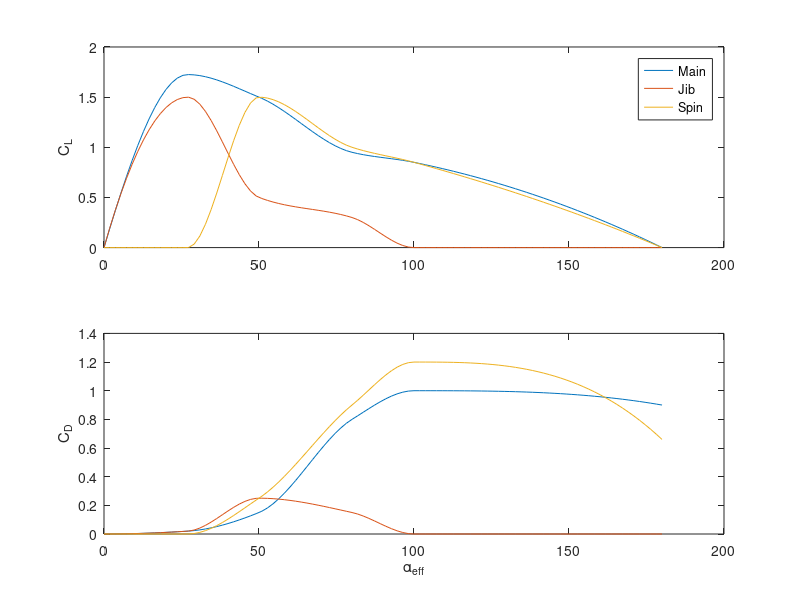

This figure's MATLAB source:
%%
LE_Cl = [
    0  0      0   0
    27  1.725  1.5 0
    50  1.5  0.5 1.5
    80  0.95 0.3 1.0
    100 0.85 0.0 0.85
    180 0    0   0];
LE_Cdp = [
    0   0    0    0
    27  0.02 0.02 0
    50  0.15 0.25 0.25
    80  0.8  0.15 0.9
    100 1.0  0.0  1.2
    180 0.9  0.0  0.66];

alfa_eff = linspace(0,180);

Cl_M = pchip(LE_Cl(:,1),LE_Cl(:,2),alfa_eff);
Cl_J = pchip(LE_Cl(:,1),LE_Cl(:,3),alfa_eff);
Cl_S = pchip(LE_Cl(:,1),LE_Cl(:,4),alfa_eff);

Cdp_M = pchip(LE_Cdp(:,1),LE_Cdp(:,2),alfa_eff);
Cdp_J = pchip(LE_Cdp(:,1),LE_Cdp(:,3),alfa_eff);
Cdp_S = pchip(LE_Cdp(:,1),LE_Cdp(:,4),alfa_eff);

subplot(2,1,1)
plot(alfa_eff,[Cl_M;Cl_J;Cl_S])
legend('Main','Jib','Spin')
ylabel('C_L')
subplot(2,1,2)
plot(alfa_eff,[Cdp_M;Cdp_J;Cdp_S])
ylabel('C_D')
xlabel('\alpha_{eff}')